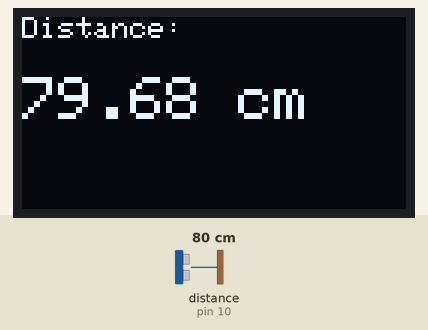
The sketch below on a simulated Arduino Uno, built with avr-gcc and run on an emulated ATmega328P. Parts: 128×64 one-colour display. Wiring (inferred from the names in the program): ultrasonic range finder: trigger pin 9; echo pin 10. The inputs (shaded band) are chosen by the test bench; at power-on: distance to the obstacle (sensor on pin 10) 80 cm. The echo pulse lasts 58.3 µs per cm; what the sketch prints to the serial monitor is not drawn.

Above: at 2.7 s.
2.8 s: distance to the obstacle (sensor on pin 10) set to 98 cm
At 3.11 s:
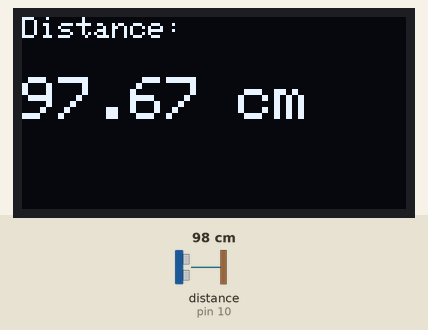
4.4 s: distance to the obstacle (sensor on pin 10) set to 104 cm
At 5.8 s:
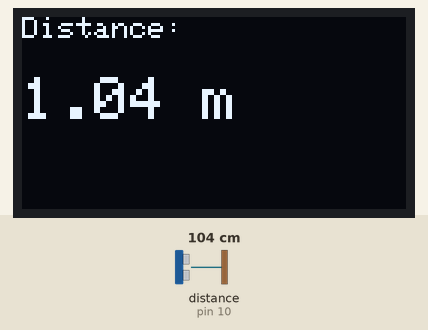
6.1 s: distance to the obstacle (sensor on pin 10) set to 2 cm
At 6.51 s:
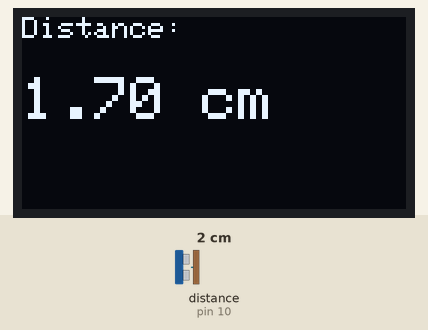
Timing chart, 0 to 9.1 s (numbered marks = the images above; inputs shaded):
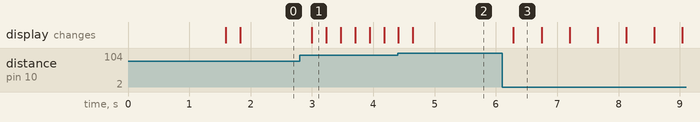

Measured:
- the behaviour switches between 100 and 101 cm on distance to the obstacle (sensor on pin 10) (found by bisection; images 1 and 2)
- after the input at 2.8 s, the display: changes after 0.20 s (image 1)
- after the input at 4.4 s, the display: first differs from a run without the input after 0.25 s (image 2)
- after the input at 6.1 s, the display: changes after 0.19 s (image 3)
- what the display in image 3 shows lasts 0.4 s, from 6.3 s to 6.7 s

The sketch:

measure_distance_of_an_obstacle.ino
```cpp
#include <Adafruit_GFX.h>
#include <Adafruit_SSD1306.h>

#define SCREEN_WIDTH 128
#define SCREEN_HEIGHT 64

Adafruit_SSD1306 display(SCREEN_WIDTH, SCREEN_HEIGHT, &Wire, -1);

#define TRIG_PIN 9
#define ECHO_PIN 10

void setup() {
  Serial.begin(9600);

  pinMode(TRIG_PIN, OUTPUT);
  pinMode(ECHO_PIN, INPUT);

  // Initialize OLED
  if (!display.begin(SSD1306_SWITCHCAPVCC, 0x3C)) {
    Serial.println("OLED not found!");
    while (1);
  }

  display.clearDisplay();
  display.setTextSize(1);
  display.setTextColor(WHITE);
  display.setCursor(0, 0);
  display.println("Ultrasonic Sensor");
  display.display();
  delay(1500);
}

void loop() {
  // Trigger ultrasonic pulse
  digitalWrite(TRIG_PIN, LOW);
  delayMicroseconds(2);
  digitalWrite(TRIG_PIN, HIGH);
  delayMicroseconds(10);
  digitalWrite(TRIG_PIN, LOW);

  long duration = pulseIn(ECHO_PIN, HIGH);
  float distance = duration * 0.0343 / 2;

  // Display on serial
  Serial.print("Distance: ");
  if(distance >= 100) {
    Serial.print(distance/100.0);
    Serial.println(" m");
  } else {
    Serial.print(distance);
    Serial.println(" cm");
  }

  // Display on OLED
  display.clearDisplay();
  display.setTextSize(1);
  display.setCursor(0, 0);
  display.println("Distance:");

  display.setTextSize(2);
  display.setCursor(0, 20);
  if(distance >= 100) {
    display.print(distance/100.0);
    display.println(" m");
  } else {
    display.print(distance);
    display.println(" cm");
  }

  display.display();

  delay(200);
}
```
